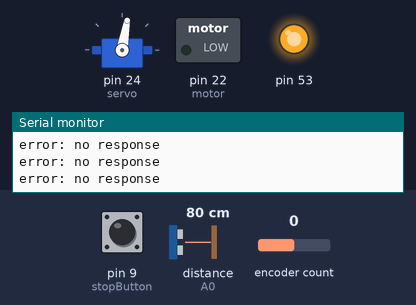
A sketch run on a simulated Arduino Mega 2560, built with avr-gcc and run on an emulated ATmega2560. On the bench: servo, switched loads named in the sketch (green lamp = pin HIGH), output pins drawn as LEDs (lit = HIGH), the last lines printed to the serial monitor. The inputs (shaded band) are chosen by the test bench; at power-on: pin 9 (stopButton) HIGH, distance to the obstacle (sensor on A0) 80 cm, encoder count 0.

Above: at 0.1 s.
At 5.1 s:
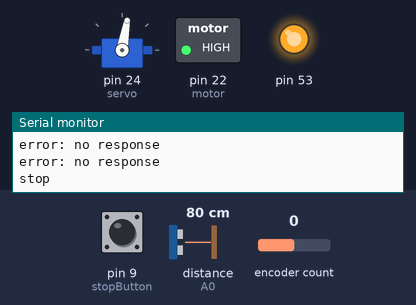
Timing chart, 0 to 6.6 s (numbered marks = the images above):
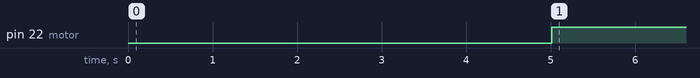

The sketch:

coldrun7.ino
```cpp
#include <Pixy2.h>
#include <Servo.h>
#include <Encoder.h>
#include <HCSR04.h>

//Pixy2 pixy;
Servo servo;
Encoder myEnc(2, 3);
UltraSonicDistanceSensor distanceSensor(8, A0);
Pixy2 pixy;

int motor = 22;
int width = 0;
int angle = 80;
int power = 255;
long oldSpeed = 0;
long newSpeed = 0;
long spede = 0;
int thyme = 0;

int rightBumper = 10;
int stopButton = 9;
int leftBumper = 11;
int right = 1;
int left = 1;
int stap = 0;
int distance = -1;

void setup() {
  pinMode(motor, OUTPUT);
  pinMode(rightBumper, INPUT);
  pinMode(leftBumper, INPUT);
  pinMode(stopButton, INPUT);
  servo.attach(24);
  Serial.begin(9600);
  servo.write(angle);
  pixy.init();
}
void loop() {
  if(power >= 0){
  analogWrite(motor, power);
  }
  // START!!!!!!!!!
 // if(thyme < power){
 //if(thyme == 0){
  //  Serial.println("stage 1");
    stap = digitalRead(stopButton);
      if(stap == LOW){
   // right = digitalRead(rightBumper);
   // left = digitalRead(leftBumper);
    if(right == HIGH && left == HIGH){
       if(distance < 5 && distance < 100){
    // analogWrite(motor, power);
  //  Serial.println("stage one");
       }

          if(distance > 5 && distance < 100){
            Serial.println("dist ");
    //  analogWrite(motor, 0);
    //  delay(1000);
      power = 5;
          }

    }
    if(right == LOW || left == LOW){
      Serial.println("bumper");
   //   analogWrite(motor, 0);
      delay(7000);
      power = 5;
    }
      }
      if(stap == HIGH){
        Serial.println("stop");
//  analogWrite(motor, 0);
  delay(30000);
  power = 4;
      }
//}

if(thyme == 0 && power <= 250){
  distance = distanceSensor.measureDistanceCm();
}
if(power > 200){
  distance = 1;
  Serial.print("too slow");
}

  //HALF WAY!!!!!!!!
  // if(thyme >= power && thyme < 3-power){
  //if(thyme > 0 && thyme < 2){
      int i;
  pixy.ccc.getBlocks();
    servo.write(angle);
  // analogWrite(motor, 0);
  // Serial.println("stage 2");
    if (pixy.ccc.numBlocks){
   width = pixy.ccc.blocks[i].m_height;
      servo.write(angle);
   angle = map(width, 0, 208, 90, 70);
    }
 //  }
   //END !!!!!!!!!!
      thyme = thyme+1;
  // if(thyme >= 6-power){
      newSpeed = myEnc.read();
    spede = newSpeed-oldSpeed;
   power = map(spede, 0, 1000, 255, 0);
      oldSpeed = myEnc.read();
      if(thyme == 1){
    thyme = 0;
   }
  Serial.println(spede);
}
```

Measured:
- by itself, pin 22 (motor): LOW → HIGH at 5.0 s
